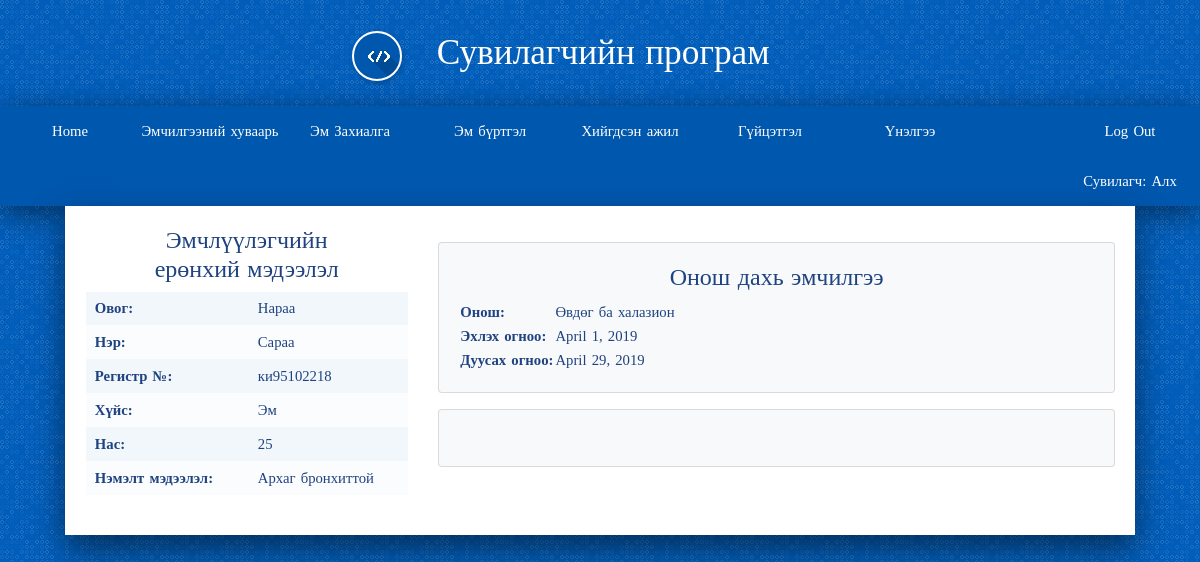
Screenshot of /drug/emchilgee/2/ (signed in) with the database file from the repository.
### account/models.py (models this page shows, shortened)
class User(AbstractUser):
    is_worker       = models.BooleanField('worker status', default=False)
    is_costumer     = models.BooleanField('costumer status', default=False)

class Worker(models.Model):
    user            = models.OneToOneField(User, on_delete=models.CASCADE, primary_key=True, related_name='worker')
    firstname       = models.CharField(max_length=200)
    lastname        = models.CharField(max_length=200)
    register        = models.CharField(max_length=200)
    gender          = models.ForeignKey(Gender,on_delete=models.SET_NULL, null=True, blank=True)
    age             = models.IntegerField(null=True, blank=True)
    degree          = models.ForeignKey(Degree, on_delete=models.SET_NULL, null=True, blank=True)
    position        = models.ForeignKey(Position, on_delete=models.SET_NULL, null=True, blank=True)
    def __str__(self):
        return self.firstname
    def is_doctor(self):
        return self.position.name == "Эмч"

class Costumer(models.Model):
    user            = models.OneToOneField(User, on_delete=models.CASCADE, primary_key=True, related_name='costumer')
    firstname       = models.CharField(max_length=200)
    lastname        = models.CharField(max_length=200)
    register        = models.CharField(max_length=200)
    gender          = models.ForeignKey(Gender,on_delete=models.SET_NULL, null=True, blank=True)
    age             = models.IntegerField(null=True, blank=True)
    description     = models.CharField(max_length=200)

class Gender(models.Model):
    name            = models.CharField(max_length=200)
    def __str__(self):
        return self.name

### drug/models.py (models this page shows, shortened)
class Emchilgee(models.Model):
    start_date      = models.DateField(default=timezone.now)
    end_date        = models.DateField(default=timezone.now)
    worker          = models.ForeignKey(Worker, on_delete=models.SET_NULL, null=True, blank=True)
    costumer        = models.ForeignKey(Costumer, on_delete=models.SET_NULL, null=True, blank=True)
    onosh           = models.ForeignKey(Onosh, on_delete=models.SET_NULL, null=True, blank=True)
    created_date    = models.DateField(default=timezone.now)

class Onosh(models.Model):
    category    = models.CharField(max_length=200, null=True, blank=True)
    disc        = models.CharField(max_length=400, null=True, blank=True)
    code        = models.CharField(max_length=20, null=True, blank=True)
    def __str__(self):
        return self.disc

### drug/views.py (the view)
# urls.py: url(r'^emchilgee/(?P<id>[0-9]+)/$', views.emchilgee_details, name="emchilgee_details"),
@login_required
def emchilgee_details(request, id):
    data = {}
    emchilgee = get_object_or_404(Emchilgee, id=id)
    costumer = Costumer.objects.filter(user=emchilgee.costumer)
    template_name='drug/emchilgee_details.html'
    data['costumer'] = costumer
    data['emchilgee'] = emchilgee
    return render(request, template_name, data)

### drug/templates/drug/emchilgee_details.html (shortened to what this page needs)
{% extends 'base.html' %}
{% load staticfiles %}
{% load mathfilters %}
{% block content %}
{% for objects in costumer %}
<div class="row">
  <div class="col-md-4">
      <h4 class="text-center"> Эмчлүүлэгчийн <br> ерөнхий мэдээлэл </h4>
      <table class="list hoverable">
        <tbody>
            <tr>
              <td> <b>Овог:</b> </td>
              <td> {{objects.lastname}} </td>
            </tr>
            <tr>
              <td><b> Нэр: </b></td>
              <td> {{objects.firstname}} </td>
            </tr>
            <tr>
              <td><b> Регистр №: </b></td>
              <td> {{objects.register}} </td>
            </tr>
            <tr>
              <td><b> Хүйс: </b></td>
              <td> {{objects.gender}} </td>
            </tr>
            <tr>
              <td><b> Нас: </b></td>
              <td> {{objects.age}} </td>
            </tr>
            <tr>
              <td><b> Нэмэлт мэдээлэл: </b></td>
              <td> {{objects.description}} </td>
            </tr>
        </tbody>
      </table>
  </div>
  {% endfor %}
  <div class="col-md-8">
    <div class="card bg-light my-3">
      <div class="card-body text-left">
        <h4 class="text-center"> Онош дахь эмчилгээ </h4>
        <table>
          <tbody>
            <tr>
              <th> Онош: </th>
              <td> {{ emchilgee.onosh }} </td>
            </tr>
            <tr>
              <th> Эхлэх огноо: </th>
              <td> {{ emchilgee.start_date }} </td>
            </tr>
            <tr>
              <th> Дуусах огноо: </th>
              <td> {{ emchilgee.end_date }} </td>
            </tr>
          </tbody>
        </table>
      </div>
    </div>
    <div class="card bg-light my-3">
      <div class="card-body text-left">
      </div>
    </div>
  </div>
</div>
{% endblock %}

### templates/base.html (shortened to what this page needs)
{% load staticfiles %}
<!DOCTYPE html>
<html>
<head>
	<link rel="stylesheet" href="https://stackpath.bootstrapcdn.com/bootstrap/4.1.3/css/bootstrap.min.css">
	<link rel="stylesheet" href="{% static 'css/style.css' %}">
	<link rel="stylesheet" href="{% static 'css/basic.css' %}">
	<link rel="stylesheet" href="{% static 'css/navigator.css' %}">
	<link rel="stylesheet" href="https://use.fontawesome.com/releases/v5.8.1/css/all.css">
</head>
<body>
{% if request.user.is_authenticated %}
	{% if request.user.is_worker %}
		{% if request.user.worker.is_doctor %}
			<div class="title">
					<i class="logo-design-guide"></i>
					Сувилагчийн програм
			</div>
			<div class="header">
				<label for="show-menu" class="show-menu">Цэс </label>
				<ul id="menu" class="menu">
						<li><a href="{% url 'home' %}"> Нүүр хуудас </a></li>
						<li><a href="{% url 'drug:all_emchilgee_list' %}"> Гүйцэтгэл </a></li>
						<li class="float-right"><a href="{% url 'account:logout'%}"> Log Out </a></li>
						<li class="float-right"> <a href="#"> Эмч: {{ request.user.worker }} </a> </li>
				</ul>
			</div>
		{% else %}
			<div class="title">
					<i class="logo-design-guide"></i>
					Сувилагчийн програм
			</div>
			<div class="header">
				<ul id="menu" class="menu">
						<li><a href="{% url 'home' %}"> Home </a></li>
						<li><a href="{% url 'drug:emchilgee_list' %}"> Эмчилгээний хуваарь </a></li>
						<li><a href="{% url 'drug:drug_order' %}"> Эм Захиалга </a></li>
						<li><a href="{% url 'drug:drug_detail' %}"> Эм бүртгэл </a></li>
						<li><a href="{% url 'drug:emchilgee_list_done' %}"> Хийгдсэн ажил </a></li>
						<li><a href="{% url 'drug:reviews' %}"> Гүйцэтгэл </a></li>
						<li><a href="{% url 'drug:commend' %}"> Үнэлгээ </a></li>
						<li class="float-right"><a href="{% url 'account:logout'%}"> Log Out </a></li>
						<li class="float-right"><a href="#"> Сувилагч: {{ request.user.worker }}</a></li>
				</ul>
			</div>
		{% endif %}
	{% endif %}
{% endif %}
<div class="container">
	<div class="main">
	    {% block content %}
			{% endblock %}
	</div>
</div>
</body>
</html>

### static/css/style.css (style rules this page uses)
body { background-color: #e9e9e9; }

### static/css/basic.css (style rules this page uses)
body { font-family: "Fira Sans Condensed"; font-weight: 400; font-size: 0.92em; color: #1f4280; background-color: #005dba; line-height: 1.5em; word-spacing: 0.1em; margin: 0; }
.container { display: grid; grid-template-columns: auto 1400px auto; grid-template-rows: auto auto auto auto 60px; }
.title { grid-column: 2/3; grid-row: 1/2; font-weight: 200; font-size: 2.4em; color: #fff; line-height: 3em; text-align: center; }
.title [class^="logo-"] { border: 2px solid #fff; margin-right: 24px; margin-left: -78px; }
.header { grid-column: 2/3; grid-row: 2/3; border-radius: 4px 4px 0 0; overflow: hidden; box-shadow: 0px 7px 31px rgba(0, 0, 0, 0.5); background-color: #0057ae; }
.main { grid-column: 2/3; grid-row: 3/4; background-color: #fff; box-shadow: 0px 15px 31px rgba(0, 0, 0, 0.5); padding: 20px 20px 40px 20px; min-width: 0; }
table.list { border-collapse: collapse; width: 100%; }
table.list th, table.list td { padding: .4em .6em; vertical-align: top; }
table.list tbody tr:nth-child(odd) { background-color: rgba(0, 93, 186, 0.05) }
table.list tbody tr:nth-child(even) { background-color: rgba(0, 93, 186, 0.02) }
table.hoverable tbody tr td { border-left: 1px solid transparent; }
a { color: #ff5722; text-decoration: none; }
@media screen and (max-width: 1440px) { .container { grid-template-columns: 20px auto 20px; } }
ul.menu { margin:0; padding:0; transition: background-color .15s ease-in-out; min-height: 50px; }
ul.menu li { display:inline-block; float: left; }
ul.menu li a { display:block; min-width:140px; height: 50px; text-align: center; line-height: 50px; color: #fff; background: #0057ae; transition: background-color .20s ease-in-out; }
ul.menu .float-right { float: right; }

### static/css/navigator.css (style rules this page uses)
[class^="logo-"] { display: inline-block; width: 50px; height: 50px; box-shadow: 1px 2px 4px 1px rgba(0,0,0,.15); transition: box-shadow .2s ease-in-out; border-radius: 50%; vertical-align: middle; }

### rows the page displays
User: user.worker "Алх"
Costumer: lastname "Нараа", firstname "Сараа", register "ки95102218", gender "Эм", age "25", description "Архаг бронхиттой"
Emchilgee: onosh "Өвдөг ба халазион", start_date "April 1, 2019", end_date "April 29, 2019"
